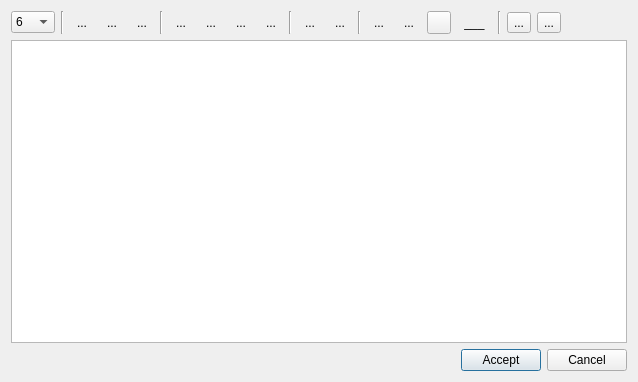
<ui version="4.0" >
 <class>Dialog</class>
 <widget class="QDialog" name="Dialog" >
  <property name="windowModality" >
   <enum>Qt::ApplicationModal</enum>
  </property>
  <property name="geometry" >
   <rect>
    <x>0</x>
    <y>0</y>
    <width>638</width>
    <height>382</height>
   </rect>
  </property>
  <property name="windowTitle" >
   <string>CSS-Miami Editor</string>
  </property>
  <property name="windowIcon" >
   <iconset>
    <normaloff>images/editor/text.png</normaloff>images/editor/text.png</iconset>
  </property>
  <layout class="QGridLayout" name="gridLayout" >
   <item row="4" column="0" >
    <layout class="QHBoxLayout" name="horizontalLayout_6" >
     <item>
      <spacer name="horizontalSpacer_2" >
       <property name="orientation" >
        <enum>Qt::Horizontal</enum>
       </property>
       <property name="sizeHint" stdset="0" >
        <size>
         <width>40</width>
         <height>20</height>
        </size>
       </property>
      </spacer>
     </item>
     <item>
      <widget class="QPushButton" name="b_accept" >
       <property name="text" >
        <string>Accept</string>
       </property>
       <property name="icon" >
        <iconset>
         <normaloff>images/ok.png</normaloff>images/ok.png</iconset>
       </property>
      </widget>
     </item>
     <item>
      <widget class="QPushButton" name="b_cancel" >
       <property name="text" >
        <string>Cancel</string>
       </property>
       <property name="icon" >
        <iconset>
         <normaloff>images/cancel.png</normaloff>images/cancel.png</iconset>
       </property>
      </widget>
     </item>
    </layout>
   </item>
   <item row="0" column="0" >
    <layout class="QHBoxLayout" name="horizontalLayout" >
     <item>
      <widget class="QComboBox" name="cb_size" >
       <property name="maximumSize" >
        <size>
         <width>60</width>
         <height>16777215</height>
        </size>
       </property>
       <property name="toolTip" >
        <string>&lt;!DOCTYPE HTML PUBLIC "-//W3C//DTD HTML 4.0//EN" "http://www.w3.org/TR/REC-html40/strict.dtd">
&lt;html>&lt;head>&lt;meta name="qrichtext" content="1" />&lt;style type="text/css">
p, li { white-space: pre-wrap; }
&lt;/style>&lt;/head>&lt;body style=" font-family:'Wingdings'; font-size:9pt; font-weight:400; font-style:normal;">
&lt;p style=" margin-top:0px; margin-bottom:0px; margin-left:0px; margin-right:0px; -qt-block-indent:0; text-indent:0px;">Font Size &lt;/body>&lt;/html></string>
       </property>
       <item>
        <property name="text" >
         <string>6</string>
        </property>
       </item>
       <item>
        <property name="text" >
         <string>7</string>
        </property>
       </item>
       <item>
        <property name="text" >
         <string>8</string>
        </property>
       </item>
       <item>
        <property name="text" >
         <string>9</string>
        </property>
       </item>
       <item>
        <property name="text" >
         <string>10</string>
        </property>
       </item>
       <item>
        <property name="text" >
         <string>11</string>
        </property>
       </item>
       <item>
        <property name="text" >
         <string>12</string>
        </property>
       </item>
       <item>
        <property name="text" >
         <string>14</string>
        </property>
       </item>
       <item>
        <property name="text" >
         <string>16</string>
        </property>
       </item>
       <item>
        <property name="text" >
         <string>18</string>
        </property>
       </item>
       <item>
        <property name="text" >
         <string>20</string>
        </property>
       </item>
       <item>
        <property name="text" >
         <string>22</string>
        </property>
       </item>
       <item>
        <property name="text" >
         <string>24</string>
        </property>
       </item>
       <item>
        <property name="text" >
         <string>26</string>
        </property>
       </item>
       <item>
        <property name="text" >
         <string>28</string>
        </property>
       </item>
       <item>
        <property name="text" >
         <string>36</string>
        </property>
       </item>
       <item>
        <property name="text" >
         <string>42</string>
        </property>
       </item>
       <item>
        <property name="text" >
         <string>72</string>
        </property>
       </item>
      </widget>
     </item>
     <item>
      <widget class="Line" name="line" >
       <property name="orientation" >
        <enum>Qt::Vertical</enum>
       </property>
      </widget>
     </item>
     <item>
      <widget class="QToolButton" name="b_bold" >
       <property name="toolTip" >
        <string>&lt;!DOCTYPE HTML PUBLIC "-//W3C//DTD HTML 4.0//EN" "http://www.w3.org/TR/REC-html40/strict.dtd">
&lt;html>&lt;head>&lt;meta name="qrichtext" content="1" />&lt;style type="text/css">
p, li { white-space: pre-wrap; }
&lt;/style>&lt;/head>&lt;body style=" font-family:'Wingdings'; font-size:9pt; font-weight:400; font-style:normal;">
&lt;p style=" margin-top:0px; margin-bottom:0px; margin-left:0px; margin-right:0px; -qt-block-indent:0; text-indent:0px;">Text Bold &lt;span style=" font-weight:600; font-style:italic;">(Control+B)&lt;/span>&lt;/p>&lt;/body>&lt;/html></string>
       </property>
       <property name="text" >
        <string>...</string>
       </property>
       <property name="icon" >
        <iconset>
         <normaloff>images/editor/bold.png</normaloff>images/editor/bold.png</iconset>
       </property>
       <property name="iconSize" >
        <size>
         <width>22</width>
         <height>22</height>
        </size>
       </property>
       <property name="autoRaise" >
        <bool>true</bool>
       </property>
      </widget>
     </item>
     <item>
      <widget class="QToolButton" name="b_italic" >
       <property name="toolTip" >
        <string>&lt;!DOCTYPE HTML PUBLIC "-//W3C//DTD HTML 4.0//EN" "http://www.w3.org/TR/REC-html40/strict.dtd">
&lt;html>&lt;head>&lt;meta name="qrichtext" content="1" />&lt;style type="text/css">
p, li { white-space: pre-wrap; }
&lt;/style>&lt;/head>&lt;body style=" font-family:'Wingdings'; font-size:9pt; font-weight:400; font-style:normal;">
&lt;p style=" margin-top:0px; margin-bottom:0px; margin-left:0px; margin-right:0px; -qt-block-indent:0; text-indent:0px;">Text Italic &lt;span style=" font-weight:600; font-style:italic;">(Control+T)&lt;/span>&lt;/p>&lt;/body>&lt;/html></string>
       </property>
       <property name="text" >
        <string>...</string>
       </property>
       <property name="icon" >
        <iconset>
         <normaloff>images/editor/italic.png</normaloff>images/editor/italic.png</iconset>
       </property>
       <property name="iconSize" >
        <size>
         <width>22</width>
         <height>22</height>
        </size>
       </property>
       <property name="autoRaise" >
        <bool>true</bool>
       </property>
      </widget>
     </item>
     <item>
      <widget class="QToolButton" name="b_underline" >
       <property name="toolTip" >
        <string>&lt;!DOCTYPE HTML PUBLIC "-//W3C//DTD HTML 4.0//EN" "http://www.w3.org/TR/REC-html40/strict.dtd">
&lt;html>&lt;head>&lt;meta name="qrichtext" content="1" />&lt;style type="text/css">
p, li { white-space: pre-wrap; }
&lt;/style>&lt;/head>&lt;body style=" font-family:'Wingdings'; font-size:9pt; font-weight:400; font-style:normal;">
&lt;p style=" margin-top:0px; margin-bottom:0px; margin-left:0px; margin-right:0px; -qt-block-indent:0; text-indent:0px;">Text Underline &lt;span style=" font-weight:600; font-style:italic;">(Control+U)&lt;/span>&lt;/p>&lt;/body>&lt;/html></string>
       </property>
       <property name="text" >
        <string>...</string>
       </property>
       <property name="icon" >
        <iconset>
         <normaloff>images/editor/underline.png</normaloff>images/editor/underline.png</iconset>
       </property>
       <property name="iconSize" >
        <size>
         <width>22</width>
         <height>22</height>
        </size>
       </property>
       <property name="autoRaise" >
        <bool>true</bool>
       </property>
      </widget>
     </item>
     <item>
      <widget class="Line" name="line_2" >
       <property name="orientation" >
        <enum>Qt::Vertical</enum>
       </property>
      </widget>
     </item>
     <item>
      <widget class="QToolButton" name="b_left" >
       <property name="toolTip" >
        <string>&lt;!DOCTYPE HTML PUBLIC "-//W3C//DTD HTML 4.0//EN" "http://www.w3.org/TR/REC-html40/strict.dtd">
&lt;html>&lt;head>&lt;meta name="qrichtext" content="1" />&lt;style type="text/css">
p, li { white-space: pre-wrap; }
&lt;/style>&lt;/head>&lt;body style=" font-family:'Wingdings'; font-size:9pt; font-weight:400; font-style:normal;">
&lt;p style=" margin-top:0px; margin-bottom:0px; margin-left:0px; margin-right:0px; -qt-block-indent:0; text-indent:0px;">Justify Left &lt;span style=" font-weight:600; font-style:italic;">(Control+L)&lt;/span>&lt;/p>&lt;/body>&lt;/html></string>
       </property>
       <property name="text" >
        <string>...</string>
       </property>
       <property name="icon" >
        <iconset>
         <normaloff>images/editor/justify_left.png</normaloff>images/editor/justify_left.png</iconset>
       </property>
       <property name="iconSize" >
        <size>
         <width>22</width>
         <height>22</height>
        </size>
       </property>
       <property name="autoRaise" >
        <bool>true</bool>
       </property>
      </widget>
     </item>
     <item>
      <widget class="QToolButton" name="b_center" >
       <property name="toolTip" >
        <string>&lt;!DOCTYPE HTML PUBLIC "-//W3C//DTD HTML 4.0//EN" "http://www.w3.org/TR/REC-html40/strict.dtd">
&lt;html>&lt;head>&lt;meta name="qrichtext" content="1" />&lt;style type="text/css">
p, li { white-space: pre-wrap; }
&lt;/style>&lt;/head>&lt;body style=" font-family:'Wingdings'; font-size:9pt; font-weight:400; font-style:normal;">
&lt;p style=" margin-top:0px; margin-bottom:0px; margin-left:0px; margin-right:0px; -qt-block-indent:0; text-indent:0px;">Justify Center &lt;span style=" font-weight:600; font-style:italic;">(Control+N)&lt;/span>&lt;/p>&lt;/body>&lt;/html></string>
       </property>
       <property name="text" >
        <string>...</string>
       </property>
       <property name="icon" >
        <iconset>
         <normaloff>images/editor/justify_center.png</normaloff>images/editor/justify_center.png</iconset>
       </property>
       <property name="iconSize" >
        <size>
         <width>22</width>
         <height>22</height>
        </size>
       </property>
       <property name="autoRaise" >
        <bool>true</bool>
       </property>
      </widget>
     </item>
     <item>
      <widget class="QToolButton" name="b_right" >
       <property name="toolTip" >
        <string>&lt;!DOCTYPE HTML PUBLIC "-//W3C//DTD HTML 4.0//EN" "http://www.w3.org/TR/REC-html40/strict.dtd">
&lt;html>&lt;head>&lt;meta name="qrichtext" content="1" />&lt;style type="text/css">
p, li { white-space: pre-wrap; }
&lt;/style>&lt;/head>&lt;body style=" font-family:'Wingdings'; font-size:9pt; font-weight:400; font-style:normal;">
&lt;p style=" margin-top:0px; margin-bottom:0px; margin-left:0px; margin-right:0px; -qt-block-indent:0; text-indent:0px;">Justify Right &lt;span style=" font-weight:600; font-style:italic;">(Control+R)&lt;/span>&lt;/p>&lt;/body>&lt;/html></string>
       </property>
       <property name="text" >
        <string>...</string>
       </property>
       <property name="icon" >
        <iconset>
         <normaloff>images/editor/justify_right.png</normaloff>images/editor/justify_right.png</iconset>
       </property>
       <property name="iconSize" >
        <size>
         <width>22</width>
         <height>22</height>
        </size>
       </property>
       <property name="autoRaise" >
        <bool>true</bool>
       </property>
      </widget>
     </item>
     <item>
      <widget class="QToolButton" name="b_fill" >
       <property name="toolTip" >
        <string>&lt;!DOCTYPE HTML PUBLIC "-//W3C//DTD HTML 4.0//EN" "http://www.w3.org/TR/REC-html40/strict.dtd">
&lt;html>&lt;head>&lt;meta name="qrichtext" content="1" />&lt;style type="text/css">
p, li { white-space: pre-wrap; }
&lt;/style>&lt;/head>&lt;body style=" font-family:'Wingdings'; font-size:9pt; font-weight:400; font-style:normal;">
&lt;p style=" margin-top:0px; margin-bottom:0px; margin-left:0px; margin-right:0px; -qt-block-indent:0; text-indent:0px;">Justify Fill &lt;span style=" font-weight:600; font-style:italic;">(Control+F)&lt;/span>&lt;/p>&lt;/body>&lt;/html></string>
       </property>
       <property name="text" >
        <string>...</string>
       </property>
       <property name="icon" >
        <iconset>
         <normaloff>images/editor/justify_fill.png</normaloff>images/editor/justify_fill.png</iconset>
       </property>
       <property name="iconSize" >
        <size>
         <width>22</width>
         <height>22</height>
        </size>
       </property>
       <property name="autoRaise" >
        <bool>true</bool>
       </property>
      </widget>
     </item>
     <item>
      <widget class="Line" name="line_3" >
       <property name="orientation" >
        <enum>Qt::Vertical</enum>
       </property>
      </widget>
     </item>
     <item>
      <widget class="QToolButton" name="b_image" >
       <property name="toolTip" >
        <string>&lt;!DOCTYPE HTML PUBLIC "-//W3C//DTD HTML 4.0//EN" "http://www.w3.org/TR/REC-html40/strict.dtd">
&lt;html>&lt;head>&lt;meta name="qrichtext" content="1" />&lt;style type="text/css">
p, li { white-space: pre-wrap; }
&lt;/style>&lt;/head>&lt;body style=" font-family:'Wingdings'; font-size:9pt; font-weight:400; font-style:normal;">
&lt;p style=" margin-top:0px; margin-bottom:0px; margin-left:0px; margin-right:0px; -qt-block-indent:0; text-indent:0px;">Insert Image &lt;span style=" font-weight:600; font-style:italic;">(Control+M)&lt;/span>&lt;/p>&lt;/body>&lt;/html></string>
       </property>
       <property name="text" >
        <string>...</string>
       </property>
       <property name="icon" >
        <iconset>
         <normaloff>images/editor/insert-image.png</normaloff>images/editor/insert-image.png</iconset>
       </property>
       <property name="iconSize" >
        <size>
         <width>22</width>
         <height>22</height>
        </size>
       </property>
       <property name="autoRaise" >
        <bool>true</bool>
       </property>
      </widget>
     </item>
     <item>
      <widget class="QToolButton" name="b_table" >
       <property name="toolTip" >
        <string>&lt;!DOCTYPE HTML PUBLIC "-//W3C//DTD HTML 4.0//EN" "http://www.w3.org/TR/REC-html40/strict.dtd">
&lt;html>&lt;head>&lt;meta name="qrichtext" content="1" />&lt;style type="text/css">
p, li { white-space: pre-wrap; }
&lt;/style>&lt;/head>&lt;body style=" font-family:'Wingdings'; font-size:9pt; font-weight:400; font-style:normal;">
&lt;p style=" margin-top:0px; margin-bottom:0px; margin-left:0px; margin-right:0px; -qt-block-indent:0; text-indent:0px;">Insert Table &lt;span style=" font-weight:600; font-style:italic;">(Control+E)&lt;/span>&lt;/p>&lt;/body>&lt;/html></string>
       </property>
       <property name="text" >
        <string>...</string>
       </property>
       <property name="icon" >
        <iconset>
         <normaloff>images/editor/insert-table.png</normaloff>images/editor/insert-table.png</iconset>
       </property>
       <property name="iconSize" >
        <size>
         <width>22</width>
         <height>22</height>
        </size>
       </property>
       <property name="autoRaise" >
        <bool>true</bool>
       </property>
      </widget>
     </item>
     <item>
      <widget class="Line" name="line_4" >
       <property name="orientation" >
        <enum>Qt::Vertical</enum>
       </property>
      </widget>
     </item>
     <item>
      <widget class="QToolButton" name="b_link" >
       <property name="toolTip" >
        <string>&lt;!DOCTYPE HTML PUBLIC "-//W3C//DTD HTML 4.0//EN" "http://www.w3.org/TR/REC-html40/strict.dtd">
&lt;html>&lt;head>&lt;meta name="qrichtext" content="1" />&lt;style type="text/css">
p, li { white-space: pre-wrap; }
&lt;/style>&lt;/head>&lt;body style=" font-family:'Wingdings'; font-size:9pt; font-weight:400; font-style:normal;">
&lt;p style=" margin-top:0px; margin-bottom:0px; margin-left:0px; margin-right:0px; -qt-block-indent:0; text-indent:0px;">Inset Link &lt;span style=" font-weight:600; font-style:italic;">(Control+S)&lt;/span>&lt;/p>&lt;/body>&lt;/html></string>
       </property>
       <property name="text" >
        <string>...</string>
       </property>
       <property name="icon" >
        <iconset>
         <normaloff>images/editor/link.png</normaloff>images/editor/link.png</iconset>
       </property>
       <property name="iconSize" >
        <size>
         <width>22</width>
         <height>22</height>
        </size>
       </property>
       <property name="autoRaise" >
        <bool>true</bool>
       </property>
      </widget>
     </item>
     <item>
      <widget class="QToolButton" name="b_color" >
       <property name="toolTip" >
        <string>&lt;!DOCTYPE HTML PUBLIC "-//W3C//DTD HTML 4.0//EN" "http://www.w3.org/TR/REC-html40/strict.dtd">
&lt;html>&lt;head>&lt;meta name="qrichtext" content="1" />&lt;style type="text/css">
p, li { white-space: pre-wrap; }
&lt;/style>&lt;/head>&lt;body style=" font-family:'Wingdings'; font-size:9pt; font-weight:400; font-style:normal;">
&lt;p style=" margin-top:0px; margin-bottom:0px; margin-left:0px; margin-right:0px; -qt-block-indent:0; text-indent:0px;">Text Color &lt;span style=" font-weight:600; font-style:italic;">(Control+O)&lt;/span>&lt;/p>&lt;/body>&lt;/html></string>
       </property>
       <property name="text" >
        <string>...</string>
       </property>
       <property name="icon" >
        <iconset>
         <normaloff>images/text-color.png</normaloff>images/text-color.png</iconset>
       </property>
       <property name="iconSize" >
        <size>
         <width>22</width>
         <height>22</height>
        </size>
       </property>
       <property name="autoRaise" >
        <bool>true</bool>
       </property>
      </widget>
     </item>
     <item>
      <widget class="QToolButton" name="b_new_line" >
       <property name="font" >
        <font>
         <family>Wingdings</family>
        </font>
       </property>
       <property name="toolTip" >
        <string>&lt;!DOCTYPE HTML PUBLIC "-//W3C//DTD HTML 4.0//EN" "http://www.w3.org/TR/REC-html40/strict.dtd">
&lt;html>&lt;head>&lt;meta name="qrichtext" content="1" />&lt;style type="text/css">
p, li { white-space: pre-wrap; }
&lt;/style>&lt;/head>&lt;body style=" font-family:'Wingdings'; font-size:9pt; font-weight:400; font-style:normal;">
&lt;p style=" margin-top:0px; margin-bottom:0px; margin-left:0px; margin-right:0px; -qt-block-indent:0; text-indent:0px;">Insert new line &lt;span style=" font-weight:600; font-style:italic;">(Control+W)&lt;/span>&lt;/p>&lt;/body>&lt;/html></string>
       </property>
       <property name="text" >
        <string/>
       </property>
       <property name="icon" >
        <iconset>
         <normaloff>images/editor/return.png</normaloff>images/editor/return.png</iconset>
       </property>
       <property name="checkable" >
        <bool>false</bool>
       </property>
       <property name="autoRaise" >
        <bool>false</bool>
       </property>
      </widget>
     </item>
     <item>
      <widget class="QToolButton" name="b_hr" >
       <property name="toolTip" >
        <string>&lt;!DOCTYPE HTML PUBLIC "-//W3C//DTD HTML 4.0//EN" "http://www.w3.org/TR/REC-html40/strict.dtd">
&lt;html>&lt;head>&lt;meta name="qrichtext" content="1" />&lt;style type="text/css">
p, li { white-space: pre-wrap; }
&lt;/style>&lt;/head>&lt;body style=" font-family:'Wingdings'; font-size:9pt; font-weight:400; font-style:normal;">
&lt;p style=" margin-top:0px; margin-bottom:0px; margin-left:0px; margin-right:0px; -qt-block-indent:0; text-indent:0px;">Insert Horizontal Line &lt;span style=" font-weight:600; font-style:italic;">(Control+H)&lt;/span>&lt;/p>&lt;/body>&lt;/html></string>
       </property>
       <property name="text" >
        <string>___</string>
       </property>
       <property name="iconSize" >
        <size>
         <width>22</width>
         <height>22</height>
        </size>
       </property>
       <property name="autoRaise" >
        <bool>true</bool>
       </property>
      </widget>
     </item>
     <item>
      <widget class="Line" name="line_5" >
       <property name="orientation" >
        <enum>Qt::Vertical</enum>
       </property>
      </widget>
     </item>
     <item>
      <widget class="QToolButton" name="b_undo" >
       <property name="toolTip" >
        <string>&lt;!DOCTYPE HTML PUBLIC "-//W3C//DTD HTML 4.0//EN" "http://www.w3.org/TR/REC-html40/strict.dtd">
&lt;html>&lt;head>&lt;meta name="qrichtext" content="1" />&lt;style type="text/css">
p, li { white-space: pre-wrap; }
&lt;/style>&lt;/head>&lt;body style=" font-family:'Wingdings'; font-size:9pt; font-weight:400; font-style:normal;">
&lt;p style=" margin-top:0px; margin-bottom:0px; margin-left:0px; margin-right:0px; -qt-block-indent:0; text-indent:0px;">Undo Action &lt;span style=" font-weight:600; font-style:italic;">(Control+Z)&lt;/span>&lt;/p>&lt;/body>&lt;/html></string>
       </property>
       <property name="text" >
        <string>...</string>
       </property>
       <property name="icon" >
        <iconset>
         <normaloff>images/editor/undo.png</normaloff>images/editor/undo.png</iconset>
       </property>
      </widget>
     </item>
     <item>
      <widget class="QToolButton" name="b_redo" >
       <property name="toolTip" >
        <string>&lt;!DOCTYPE HTML PUBLIC "-//W3C//DTD HTML 4.0//EN" "http://www.w3.org/TR/REC-html40/strict.dtd">
&lt;html>&lt;head>&lt;meta name="qrichtext" content="1" />&lt;style type="text/css">
p, li { white-space: pre-wrap; }
&lt;/style>&lt;/head>&lt;body style=" font-family:'DejaVu Sans'; font-size:9pt; font-weight:400; font-style:normal;">
&lt;p style=" margin-top:0px; margin-bottom:0px; margin-left:0px; margin-right:0px; -qt-block-indent:0; text-indent:0px; font-family:'Wingdings';">Redo Action &lt;span style=" font-weight:600; font-style:italic;">(Control+Y)&lt;/span>&lt;/p>&lt;/body>&lt;/html></string>
       </property>
       <property name="text" >
        <string>...</string>
       </property>
       <property name="icon" >
        <iconset>
         <normaloff>images/editor/redo.png</normaloff>images/editor/redo.png</iconset>
       </property>
      </widget>
     </item>
     <item>
      <spacer name="horizontalSpacer" >
       <property name="orientation" >
        <enum>Qt::Horizontal</enum>
       </property>
       <property name="sizeHint" stdset="0" >
        <size>
         <width>40</width>
         <height>20</height>
        </size>
       </property>
      </spacer>
     </item>
    </layout>
   </item>
   <item row="3" column="0" >
    <widget class="QTextEdit" name="textEdit" >
     <property name="font" >
      <font>
       <pointsize>12</pointsize>
      </font>
     </property>
     <property name="html" >
      <string>&lt;!DOCTYPE HTML PUBLIC "-//W3C//DTD HTML 4.0//EN" "http://www.w3.org/TR/REC-html40/strict.dtd">
&lt;html>&lt;head>&lt;meta name="qrichtext" content="1" />&lt;style type="text/css">
p, li { white-space: pre-wrap; }
&lt;/style>&lt;/head>&lt;body style=" font-family:'DejaVu Sans'; font-size:12pt; font-weight:400; font-style:normal;">
&lt;p style="-qt-paragraph-type:empty; margin-top:0px; margin-bottom:0px; margin-left:0px; margin-right:0px; -qt-block-indent:0; text-indent:0px; font-family:'Sans Serif'; font-size:9pt;">&lt;/p>&lt;/body>&lt;/html></string>
     </property>
    </widget>
   </item>
   <item row="2" column="0" >
    <layout class="QHBoxLayout" name="horizontalLayout_3" />
   </item>
  </layout>
 </widget>
 <resources/>
 <connections/>
</ui>
